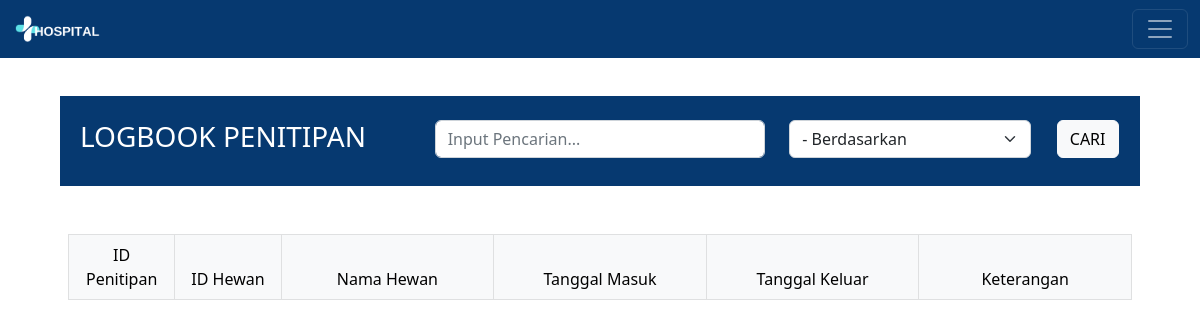
Before: /logbook_penitipan.php with the older database file.
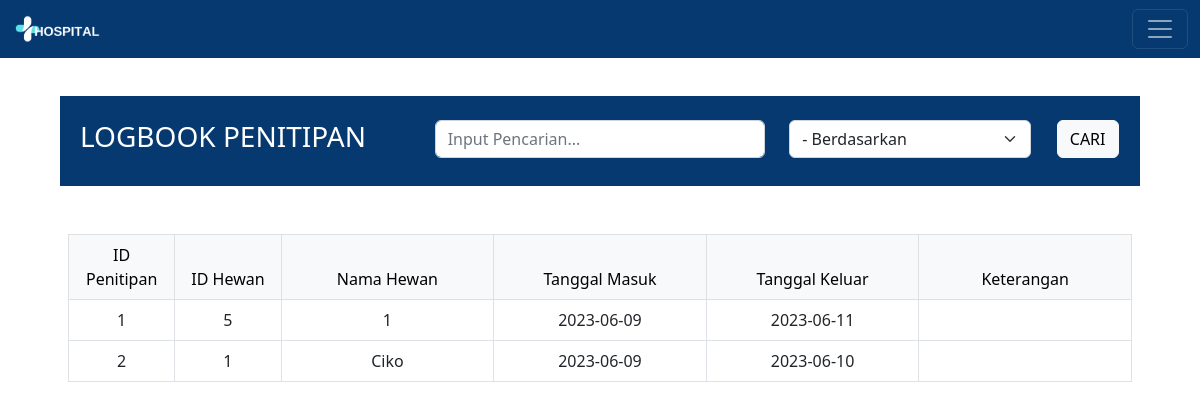
After: the same page with the newer database file.
### tables this page shows
CREATE TABLE `data_penitipan` (
  `id_penitipan` int(11) NOT NULL,
  `id_hewan` int(11) NOT NULL,
  `tanggal_masuk` date NOT NULL,
  `tanggal_keluar` date NOT NULL
);

CREATE TABLE `hewan` (
  `id_hewan` int(11) NOT NULL,
  `nama_hewan` varchar(30) NOT NULL,
  `nama_pemilik` varchar(30) NOT NULL,
  `alamat` varchar(30) NOT NULL,
  `no_wa_pemilik` varchar(20) NOT NULL,
  `umur` int(11) NOT NULL,
  `spesies` varchar(20) NOT NULL,
  `ras` varchar(20) NOT NULL,
  `warna` varchar(20) NOT NULL,
  `berat` int(11) NOT NULL,
  `jenis_kelamin` varchar(6) NOT NULL,
  `tanda_khusus` varchar(20) NOT NULL
);

### logbook_penitipan.php (the view, shortened to what this page needs)
<?php
	include 'koneksi.php';
?>
<!DOCTYPE html>
<html>
<head>
	<link href="https://cdn.jsdelivr.net/npm/bootstrap@5.2.2/dist/css/bootstrap.min.css" rel="stylesheet">
</head>
<body>
	<nav class="navbar navbar-dark fixed-top" style="background-color:#063970">
  	<div class="container-fluid">
  	  <a class="navbar-brand"><img src="Images/logo.png" style="height:30px" alt="HOSPITAL"></a>
  	  <button class="navbar-toggler" type="button" data-bs-toggle="offcanvas" data-bs-target="#offcanvasRight" aria-controls="offcanvasRight">
  	  	<span class="navbar-toggler-icon"></span>
  	  </button>
  	</div>
	</nav>
	<center class="my-5 pt-5">
		<div style="width:90%; background-color:#063970;" class="py-4 px-2">
			<form method="GET" action="logbook_penitipan.php" style="width: 100%;" class="row">
				<div style="color:white; text-align:left;" class="col-4">
					<h3>LOGBOOK PENITIPAN</h3>
				</div>
				<div class="col-4">
					<input class="form-control" type="text" name="search" placeholder="Input Pencarian...">
				</div>
				<div class="col-3">
					<select class="form-select" name="by">
						<option value='0' selected>- Berdasarkan</option>
					</select>
				</div>
				<div class="col-1">
					<button class="btn btn-light" type="submit" name="submit" value="1">CARI</button>
				</div>
			</form>
		</div>
		<?php
			if(!empty($_GET['submit'])){
				$search	= $_GET['search'];
				$by	= $_GET['by'];
			}
			else $by = '0';
			if($by=='0')
				$sqlSearch="SELECT * FROM data_penitipan";
			elseif($by=='1')
				$sqlSearch="SELECT * FROM data_penitipan WHERE id_penitipan='$search'";
			elseif($by=='2')
				$sqlSearch="SELECT * FROM data_penitipan WHERE id_hewan='$search'";
			elseif($by=='3')
				$sqlSearch="SELECT * FROM data_penitipan WHERE tanggal_masuk='$search'";
			elseif($by=='4')
				$sqlSearch="SELECT * FROM data_penitipan WHERE tanggal_keluar='$search'";
			elseif($by=='5')
				$sqlSearch="SELECT * FROM data_penitipan WHERE keterangan='$search'";
			$query1=mysqli_query($connect,$sqlSearch);
		?>
		<div style="width:90%;" class="px-2 mt-5">
			<table class="table table-bordered" style="text-align:center;">
				<thead class="table-light">
					<tr>
						<td class="col-1">ID Penitipan</td>
						<td class="col-1">ID Hewan</td>
						<td class="col-2">Nama Hewan</td>
						<td class="col-2">Tanggal Masuk</td>
						<td class="col-2">Tanggal Keluar</td>
						<td class="col-2">Keterangan</td>
					</tr>
				</thead>
				<tbody>
					<?php while($data1=mysqli_fetch_array($query1)) { ?>
					<tr>
						<td> <?php echo $data1['id_penitipan']; ?> </td>
						<td> <?php echo $data1['id_hewan']; ?> </td>
						<td>
							<?php
							$query2=mysqli_query($connect,"SELECT nama_hewan FROM hewan WHERE id_hewan=$data1[id_hewan]");
							$data2=mysqli_fetch_array($query2);
							echo $data2['nama_hewan'];
							?>
						</td>
						<td> <?php echo $data1['tanggal_masuk']; ?> </td>
						<td> <?php echo $data1['tanggal_keluar']; ?> </td>
						<td> <?php echo $data1['keterangan']; ?> </td>
					</tr>
					<?php }
					?>
				</tbody>
			</table>
		</div>
	</center>
</body>
</html>

Changed rows visible on the page:
added data_penitipan: id_penitipan "1", id_hewan "5", id_hewan.nama_hewan "1", tanggal_masuk "2023-06-09", tanggal_keluar "2023-06-11"
added data_penitipan: id_penitipan "2", id_hewan "1", id_hewan.nama_hewan "Ciko", tanggal_masuk "2023-06-09", tanggal_keluar "2023-06-10"
